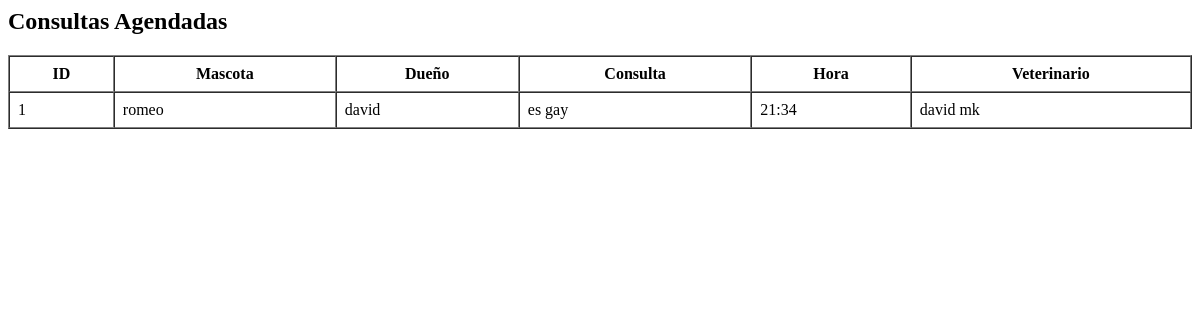
/consulta/manage, run on an earlier commit of the app's database.
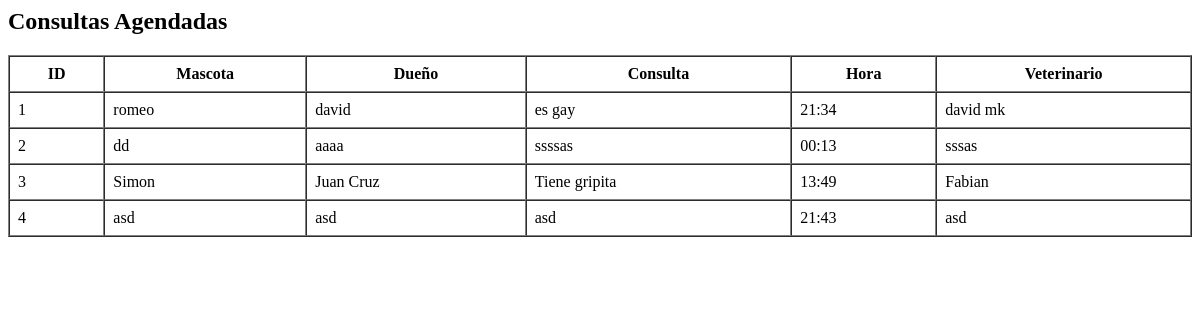
And on a later commit of the database.
### vetplus/models.py (models this page shows)
class Consulta(db.Model):
    id = db.Column(db.Integer, primary_key = True)
    nombredemascota = db.Column(db.String(100), nullable = False)
    nombrededueno = db.Column(db.String(100), nullable = False)
    datosdeconsulta = db.Column(db.Text, nullable = False)
    hora = db.Column(db.String(20), nullable = False)
    veterinario = db.Column(db.String(100), nullable = False)
    registros = db.relationship("RegistroMedico", back_populates = "consulta", cascade = "all, delete-orphan")

### vetplus/routes/consulta.py (the view)
@consulta_bp.route("/consulta/manage")
def gestionar_consulta():
    consultas = Consulta.query.all()
    return render_template("gestionar_consulta.html", consultas = consultas)

### templates/dashboards/consultas/gestionar_consulta.html
{% block content %}
<div class="content">
    <h2>Consultas Agendadas</h2>
    {% if consultas %}
    <table border="1" cellpadding="8" cellspacing="0" style="width:100%; background:white;">
        <thead>
            <tr>
                <th>ID</th>
                <th>Mascota</th>
                <th>Dueño</th>
                <th>Consulta</th>
                <th>Hora</th>
                <th>Veterinario</th>
            </tr>
        </thead>
        <tbody>
            {% for c in consultas %}
            <tr>
                <td>{{ c.id }}</td>
                <td>{{ c.nombredemascota }}</td>
                <td>{{ c.nombrededueno }}</td>
                <td>{{ c.datosdeconsulta }}</td>
                <td>{{ c.hora }}</td>
                <td>{{ c.veterinario }}</td>
            </tr>
            {% endfor %}
        </tbody>
    </table>
    {% else %}
        <p>No hay consultas registradas.</p>
    {% endif %}
</div>
{% endblock %}

What changed in the data, as far as the page shows it:
added Consulta: id "2", nombredemascota "dd", nombrededueno "aaaa", datosdeconsulta "ssssas", hora "00:13", veterinario "sssas"
added Consulta: id "3", nombredemascota "Simon", nombrededueno "Juan Cruz", datosdeconsulta "Tiene gripita", hora "13:49", veterinario "Fabian"
added Consulta: id "4", nombredemascota "asd", nombrededueno "asd", datosdeconsulta "asd", hora "21:43", veterinario "asd"
